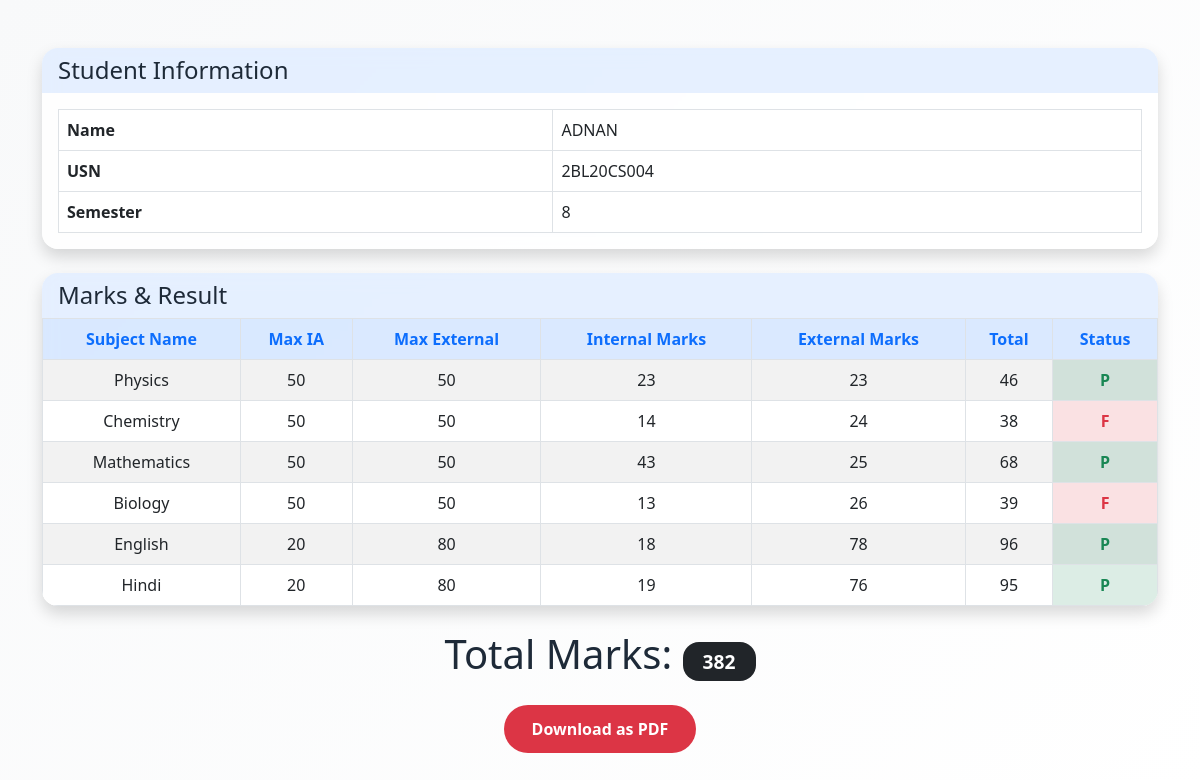
The app's page /result/2BL20CS004/ with its own data.
### student/models.py (models this page shows)
class studentData(models.Model):
    usn = models.CharField(primary_key=True,max_length=10)
    name = models.CharField(max_length=20)
    sem = models.IntegerField()

### teacher/models.py (models this page shows)
class Subjects(models.Model):
    name = models.CharField(max_length=20)
    max_im = models.IntegerField()
    max_em = models.IntegerField()
    sem = models.IntegerField()

### student/views.py (the view)
# urls.py: path('result/<str:_usn>/' ,result),
def result(request,_usn):
    try:
        studData=studentData.objects.get(usn=_usn)
        sem=studData.sem
    except Exception:
        return render(request,'notregister.html',{})
    try:
        marks = Marks.objects.filter(student=_usn).values('sub1_im', 'sub1_em','sub2_im', 'sub2_em','sub3_im', 'sub3_em','sub4_im', 'sub4_em','sub5_im', 'sub5_em','sub6_im', 'sub6_em').get()
    except Exception:
        return render(request,'Invalid.html',{})
    sub_data = Subjects.objects.filter(sem=sem)  # Queryset of subjects
    subjects_list = list(sub_data.values())
    tot=0
    flag=False
    for index, subject in enumerate(subjects_list):
        subject['im'] = marks.get(f'sub{index+1}_im', 0)  # Default 0 if not found
        subject['em'] = marks.get(f'sub{index+1}_em', 0)
        if subject['im'] != None and subject['em']!=None:
            subject['total']=subject['im']+subject['em']
            tot+=subject['total']
            if subject['im']<18 or subject['em']<18:
                flag = True
                subject['status']='F'
            else:
                subject['status']='P'
        context1 = {
        'subject': subjects_list,
        'student':studData,
        'tot':tot,
        'flag':flag
    }
    return render(request, 'result.html', context1)

### student/templates/result.html (shortened to what this page needs)
<!DOCTYPE html>
<html lang="en">
<head>
  <link href="https://cdn.jsdelivr.net/npm/bootstrap@5.3.0/dist/css/bootstrap.min.css" rel="stylesheet"/>
</head>
<body>
<div class="container my-5">
  <div class="card shadow mb-4">
    <div class="card-header">
      <h4 class="mb-0">Student Information</h4>
    </div>
    <div class="card-body">
      <table class="table table-bordered mb-0">
        <tbody>
          <tr>
            <th>Name</th>
            <td>{{ student.name }}</td>
          </tr>
          <tr>
            <th>USN</th>
            <td>{{ student.usn }}</td>
          </tr>
          <tr>
            <th>Semester</th>
            <td>{{ student.sem }}</td>
          </tr>
        </tbody>
      </table>
    </div>
  </div>
  <div class="card shadow mb-4">
    <div class="card-header" style="color: #198754;">
      <h4 class="mb-0">Marks & Result</h4>
    </div>
    <div class="card-body p-0">
      <div class="table-responsive">
        <table class="table table-striped table-bordered mb-0 text-center">
          <thead>
            <tr>
              <th>Subject Name</th>
              <th>Max IA</th>
              <th>Max External</th>
              <th>Internal Marks</th>
              <th>External Marks</th>
              <th>Total</th>
              <th>Status</th>
            </tr>
          </thead>
          <tbody>
            {% for i in subject %}
              {% if i.name %}
              <tr>
                <td>{{ i.name }}</td>
                <td>{{ i.max_im }}</td>
                <td>{{ i.max_em }}</td>
                <td>{{ i.im }}</td>
                <td>{{ i.em }}</td>
                <td>{{ i.total }}</td>
                <td class="{% if i.status == 'F' %}status-fail{% else %}status-pass{% endif %}">
                  {{ i.status }}
                </td>
              </tr>
              {% endif %}
            {% endfor %}
          </tbody>
        </table>
      </div>
    </div>
  </div>
  <div class="text-center my-4">
    <h1>Total Marks: <span class="badge bg-dark">{{ tot }}</span></h1>
  </div>
  <div class="text-center">
    <button id="download-btn" onclick="downloadPDF()">Download as PDF</button>
  </div>
</div>
</body>
</html>

### student/templates/result.html (style rules this page uses)
body { background: linear-gradient(135deg, #f8f9fa, #ffffff); font-family: "Segoe UI", sans-serif; color: #333; }
h1, h4 { color: #1e2a38; }
.card { border: none; border-radius: 1rem; overflow: hidden; backdrop-filter: blur(8px); background: rgba(255, 255, 255, 0.8); box-shadow: 0 8px 24px rgba(0, 0, 0, 0.08); }
.card-header { border-bottom: none; background: rgba(13, 110, 253, 0.1); color: #0d6efd; font-weight: 600; }
.table thead th { background-color: rgba(13, 110, 253, 0.15); color: #0d6efd; }
.table-bordered td, .table-bordered th { border-color: #dee2e6; }
.status-pass { background-color: rgba(25, 135, 84, 0.15) !important; color: #198754 !important; font-weight: 600; }
.status-fail { background-color: rgba(220, 53, 69, 0.15) !important; color: #dc3545 !important; font-weight: 600; }
.badge.bg-dark { background-color: #343a40; font-size: 1.2rem; padding: 10px 20px; border-radius: 1rem; }
#download-btn { background-color: #dc3545; border: none; padding: 12px 28px; border-radius: 30px; color: white; font-weight: 600; font-size: 16px; transition: all 0.3s ease; }
.table td, .table th { vertical-align: middle; }

### records on screen
studentData: name "ADNAN", usn "2BL20CS004", sem "8"
Subjects: name "Physics", max_im "50", max_em "50", im "23", em "23", total "46", status "P"
Subjects: name "Chemistry", max_im "50", max_em "50", im "14", em "24", total "38", status "F"
Subjects: name "Mathematics", max_im "50", max_em "50", im "43", em "25", total "68", status "P"
Subjects: name "Biology", max_im "50", max_em "50", im "13", em "26", total "39", status "F"
Subjects: name "English", max_im "20", max_em "80", im "18", em "78", total "96", status "P"
Subjects: name "Hindi", max_im "20", max_em "80", im "19", em "76", total "95", status "P"

### other values on screen
{{ tot }} "382"
